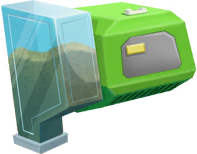
#> input picture assets/auto_upgrades/auto_feeder_source.png, 197 x 154 px
$ python build_auto_healer_source.py
#> lines starting #> are read from the running program, lines starting #| are printed output that depends on the picture
"""Build the Auto-Healer's picture from the Auto-Feeder's: the same machine in hot pink.

    python scripts/build_auto_healer_source.py

Reads assets/auto_upgrades/auto_feeder_source.png (the owner's green feeder, 197 x 154) and writes
assets/auto_upgrades/auto_healer_source.png: every strongly green pixel of the body (saturation above
0.5, hue 0.21-0.42, brightness above 0.25) turned to hot pink (hue 330 degrees), its saturation
raised 5% and its brightness kept; the glass, the food, the greys and the yellow light stay as they
are. The owner picked this recolour; both games' Auto-Healer use it
(scripts/build_auto_upgrades_assets.py).
"""

from __future__ import annotations

import colorsys
from pathlib import Path

import numpy as np
from PIL import Image

ROOT = Path(__file__).resolve().parents[1]
FEEDER = ROOT / "assets" / "auto_upgrades" / "auto_feeder_source.png"
HEALER = ROOT / "assets" / "auto_upgrades" / "auto_healer_source.png"
HOT_PINK = 330 / 360


def healer(feeder: Image.Image) -> Image.Image:
    a = np.asarray(feeder.convert("RGBA")).astype(float) / 255
    out = a.copy()
    for y in range(a.shape[0]):
        for x in range(a.shape[1]):
            if a[y, x, 3] == 0:
                continue
            h, s, v = colorsys.rgb_to_hsv(*a[y, x, :3])
            if s > 0.5 and 0.21 < h < 0.42 and v > 0.25:      # the green body only
                out[y, x, :3] = colorsys.hsv_to_rgb(HOT_PINK, min(1, s * 1.05), v)
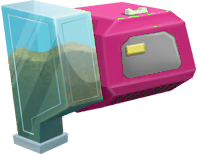
#> out: shape (154, 197, 4) float64; mean R, G, B, A 0.452, 0.495, 0.464, 0.647; transparent parts drawn white
    return Image.fromarray((out * 255).round().astype("uint8"), "RGBA")


def main() -> int:
    healer(Image.open(FEEDER)).save(HEALER)
    print(f"{HEALER.relative_to(ROOT).as_posix()}")
    return 0


if __name__ == "__main__":
    raise SystemExit(main())
#> (the program exits here)
